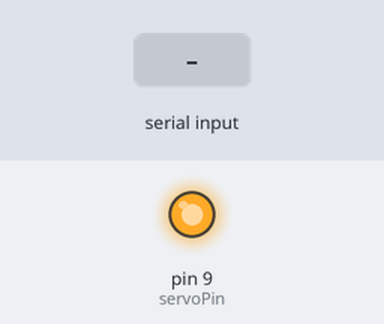
Simulated run of this sketch. Board: Arduino Uno, built with avr-gcc and run on an emulated ATmega328P. Shown: output pins drawn as LEDs (lit = HIGH). Inputs (shaded band) come from the test bench.

Above: at 1.2 s.
1.3 s: byte 30 received over Serial
2.8 s: byte 90 received over Serial
Timing chart, 0 to 5.8 s (numbered marks = the images above; inputs shaded):
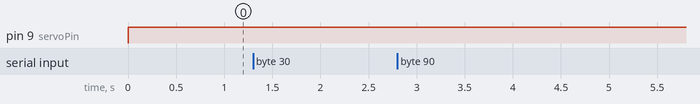

The sketch:

Servo_test.ino
```cpp
int servoPin = 9;
int Byte = 0;
int value = 0;

void setup() {
Serial.begin(9600);
pinMode(servoPin, OUTPUT);
}
void loop() {
  digitalWrite(servoPin, HIGH);
  if(Serial.available()==1) {
    Byte = Serial.read();
    value = int(Byte);
    analogWrite(servoPin, value);
  }
}
```
